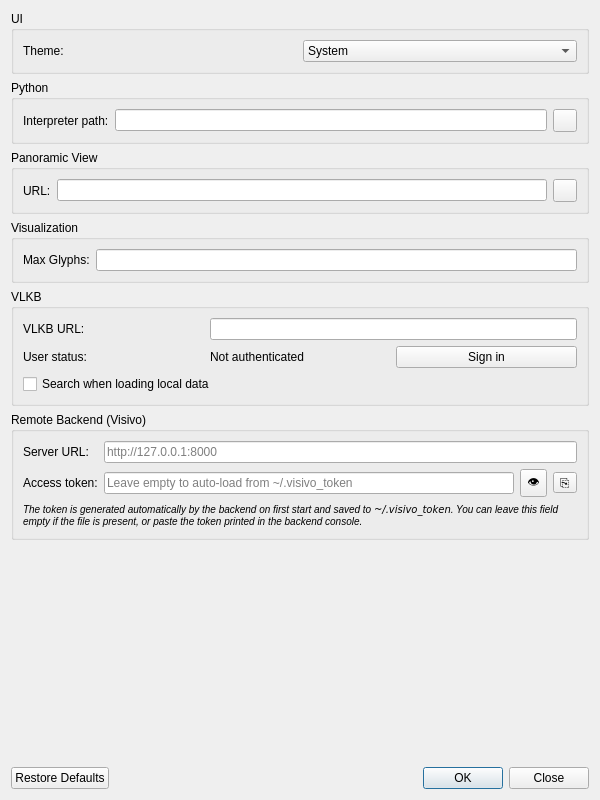
<?xml version="1.0" encoding="UTF-8"?>
<ui version="4.0">
 <class>SettingsDialog</class>
 <widget class="QDialog" name="SettingsDialog">
  <property name="geometry">
   <rect>
    <x>0</x>
    <y>0</y>
    <width>600</width>
    <height>800</height>
   </rect>
  </property>
  <property name="minimumSize">
   <size>
    <width>600</width>
    <height>0</height>
   </size>
  </property>
  <property name="windowTitle">
   <string>Settings</string>
  </property>
  <layout class="QVBoxLayout" name="verticalLayout">
   <item>
    <widget class="QGroupBox" name="groupUI">
     <property name="title">
      <string>UI</string>
     </property>
     <layout class="QGridLayout" name="gridLayout_4">
      <item row="0" column="0">
       <widget class="QLabel" name="label_10">
        <property name="text">
         <string>Theme:</string>
        </property>
        <property name="buddy">
         <cstring>comboTheme</cstring>
        </property>
       </widget>
      </item>
      <item row="0" column="1">
       <widget class="QComboBox" name="comboTheme">
        <item>
         <property name="text">
          <string>System</string>
         </property>
        </item>
        <item>
         <property name="text">
          <string>Light</string>
         </property>
        </item>
        <item>
         <property name="text">
          <string>Dark</string>
         </property>
        </item>
       </widget>
      </item>
     </layout>
    </widget>
   </item>
   <item>
    <widget class="QGroupBox" name="groupPython">
     <property name="title">
      <string>Python</string>
     </property>
     <layout class="QHBoxLayout" name="horizontalLayout_2">
      <item>
       <widget class="QLabel" name="label_4">
        <property name="text">
         <string>Interpreter path:</string>
        </property>
        <property name="buddy">
         <cstring>linePythonPath</cstring>
        </property>
       </widget>
      </item>
      <item>
       <widget class="QLineEdit" name="linePythonPath"/>
      </item>
      <item>
       <widget class="QToolButton" name="btnPython"/>
      </item>
     </layout>
    </widget>
   </item>
   <item>
    <widget class="QGroupBox" name="groupPanoramicView">
     <property name="title">
      <string>Panoramic View</string>
     </property>
     <layout class="QHBoxLayout" name="horizontalLayout">
      <item>
       <widget class="QLabel" name="label">
        <property name="text">
         <string>URL:</string>
        </property>
        <property name="buddy">
         <cstring>linePanoramicView</cstring>
        </property>
       </widget>
      </item>
      <item>
       <widget class="QLineEdit" name="linePanoramicView"/>
      </item>
      <item>
       <widget class="QToolButton" name="btnPanoramicView"/>
      </item>
     </layout>
    </widget>
   </item>
   <item>
    <widget class="QGroupBox" name="groupVisualization">
     <property name="title">
      <string>Visualization</string>
     </property>
     <layout class="QGridLayout" name="gridLayout">
      <item row="0" column="0">
       <widget class="QLabel" name="label_2">
        <property name="text">
         <string>Max Glyphs:</string>
        </property>
        <property name="buddy">
         <cstring>lineMaxGlyphs</cstring>
        </property>
       </widget>
      </item>
      <item row="0" column="1">
       <widget class="QLineEdit" name="lineMaxGlyphs"/>
      </item>
     </layout>
    </widget>
   </item>
   <item>
    <widget class="QGroupBox" name="groupVLKB">
     <property name="title">
      <string>VLKB</string>
     </property>
     <layout class="QGridLayout" name="gridLayout_2">
      <item row="1" column="1">
       <widget class="QLabel" name="labelVLKBAuth">
        <property name="text">
         <string>Not authenticated</string>
        </property>
       </widget>
      </item>
      <item row="1" column="0">
       <widget class="QLabel" name="label_6">
        <property name="text">
         <string>User status:</string>
        </property>
        <property name="buddy">
         <cstring>btnVLKBAuth</cstring>
        </property>
       </widget>
      </item>
      <item row="1" column="2">
       <widget class="QPushButton" name="btnVLKBAuth">
        <property name="text">
         <string>Sign in</string>
        </property>
       </widget>
      </item>
      <item row="0" column="0">
       <widget class="QLabel" name="label_5">
        <property name="text">
         <string>VLKB URL:</string>
        </property>
        <property name="buddy">
         <cstring>lineVLKBUrl</cstring>
        </property>
       </widget>
      </item>
      <item row="2" column="0" colspan="2">
       <widget class="QCheckBox" name="checkVLKBSearch">
        <property name="text">
         <string>Search when loading local data</string>
        </property>
       </widget>
      </item>
      <item row="0" column="1" colspan="2">
       <widget class="QLineEdit" name="lineVLKBUrl"/>
      </item>
     </layout>
    </widget>
   </item>
   <item>
    <widget class="QGroupBox" name="groupBackend">
     <property name="title">
      <string>Remote Backend (Visivo)</string>
     </property>
     <layout class="QGridLayout" name="gridLayoutBackend">
      <item row="0" column="0">
       <widget class="QLabel" name="labelBackendUrl">
        <property name="text">
         <string>Server URL:</string>
        </property>
        <property name="buddy">
         <cstring>lineBackendUrl</cstring>
        </property>
       </widget>
      </item>
      <item row="0" column="1" colspan="2">
       <widget class="QLineEdit" name="lineBackendUrl">
        <property name="placeholderText">
         <string>http://127.0.0.1:8000</string>
        </property>
       </widget>
      </item>
      <item row="1" column="0">
       <widget class="QLabel" name="labelBackendToken">
        <property name="text">
         <string>Access token:</string>
        </property>
        <property name="buddy">
         <cstring>lineBackendToken</cstring>
        </property>
       </widget>
      </item>
      <item row="1" column="1">
       <widget class="QLineEdit" name="lineBackendToken">
        <property name="echoMode">
         <enum>QLineEdit::EchoMode::Password</enum>
        </property>
        <property name="placeholderText">
         <string>Leave empty to auto-load from ~/.visivo_token</string>
        </property>
       </widget>
      </item>
      <item row="1" column="2">
       <layout class="QHBoxLayout" name="hLayoutTokenButtons">
        <item>
         <widget class="QToolButton" name="btnBackendTokenShow">
          <property name="text">
           <string>👁</string>
          </property>
          <property name="toolTip">
           <string>Show / hide token</string>
          </property>
          <property name="checkable">
           <bool>true</bool>
          </property>
         </widget>
        </item>
        <item>
         <widget class="QToolButton" name="btnBackendTokenCopy">
          <property name="text">
           <string>⎘</string>
          </property>
          <property name="toolTip">
           <string>Copy token to clipboard</string>
          </property>
         </widget>
        </item>
       </layout>
      </item>
      <item row="2" column="0" colspan="3">
       <widget class="QLabel" name="labelBackendHelp">
        <property name="text">
         <string>&lt;small&gt;&lt;i&gt;The token is generated automatically by the backend on first start and saved to &lt;tt&gt;~/.visivo_token&lt;/tt&gt;. You can leave this field empty if the file is present, or paste the token printed in the backend console.&lt;/i&gt;&lt;/small&gt;</string>
        </property>
        <property name="wordWrap">
         <bool>true</bool>
        </property>
       </widget>
      </item>
     </layout>
    </widget>
   </item>
   <item>
    <spacer name="verticalSpacer">
     <property name="orientation">
      <enum>Qt::Orientation::Vertical</enum>
     </property>
     <property name="sizeHint" stdset="0">
      <size>
       <width>20</width>
       <height>40</height>
      </size>
     </property>
    </spacer>
   </item>
   <item>
    <widget class="QDialogButtonBox" name="buttonBox">
     <property name="orientation">
      <enum>Qt::Orientation::Horizontal</enum>
     </property>
     <property name="standardButtons">
      <set>QDialogButtonBox::StandardButton::Close|QDialogButtonBox::StandardButton::Ok|QDialogButtonBox::StandardButton::RestoreDefaults</set>
     </property>
    </widget>
   </item>
  </layout>
 </widget>
 <tabstops>
  <tabstop>comboTheme</tabstop>
  <tabstop>linePythonPath</tabstop>
  <tabstop>btnPython</tabstop>
  <tabstop>linePanoramicView</tabstop>
  <tabstop>btnPanoramicView</tabstop>
  <tabstop>lineMaxGlyphs</tabstop>
  <tabstop>lineVLKBUrl</tabstop>
  <tabstop>btnVLKBAuth</tabstop>
  <tabstop>checkVLKBSearch</tabstop>
  <tabstop>lineBackendUrl</tabstop>
  <tabstop>lineBackendToken</tabstop>
  <tabstop>btnBackendTokenShow</tabstop>
  <tabstop>btnBackendTokenCopy</tabstop>
 </tabstops>
 <resources/>
 <connections>
  <connection>
   <sender>buttonBox</sender>
   <signal>accepted()</signal>
   <receiver>SettingsDialog</receiver>
   <slot>accept()</slot>
   <hints>
    <hint type="sourcelabel">
     <x>272</x>
     <y>686</y>
    </hint>
    <hint type="destinationlabel">
     <x>157</x>
     <y>274</y>
    </hint>
   </hints>
  </connection>
  <connection>
   <sender>buttonBox</sender>
   <signal>rejected()</signal>
   <receiver>SettingsDialog</receiver>
   <slot>reject()</slot>
   <hints>
    <hint type="sourcelabel">
     <x>340</x>
     <y>686</y>
    </hint>
    <hint type="destinationlabel">
     <x>286</x>
     <y>274</y>
    </hint>
   </hints>
  </connection>
 </connections>
</ui>
